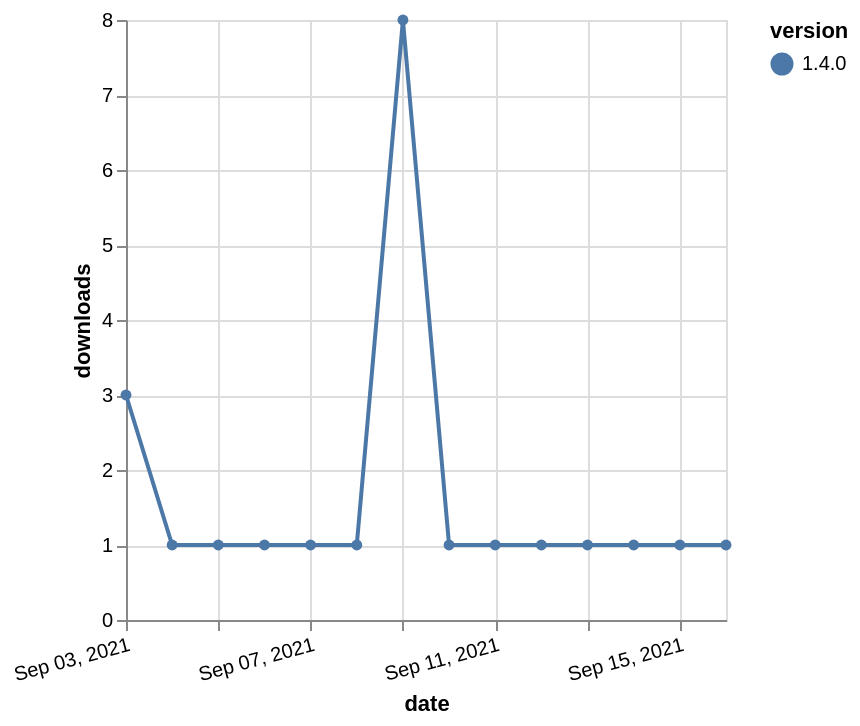

The specification (Vega-Lite) saved for this image:
### Vega-Lite specification from a JSON file in a GitHub repository (floating-point values rounded to 4 significant figures)
{"$schema": "https://vega.github.io/schema/vega-lite/v5.json", "description": "A simple bar chart with embedded data.", "data": {"values": [{"date": "2021-09-03", "total": 547, "delta": 3, "version": "1.4.0"}, {"date": "2021-09-04", "total": 548, "delta": 1, "version": "1.4.0"}, {"date": "2021-09-05", "total": 549, "delta": 1, "version": "1.4.0"}, {"date": "2021-09-06", "total": 550, "delta": 1, "version": "1.4.0"}, {"date": "2021-09-07", "total": 551, "delta": 1, "version": "1.4.0"}, {"date": "2021-09-08", "total": 552, "delta": 1, "version": "1.4.0"}, {"date": "2021-09-09", "total": 560, "delta": 8, "version": "1.4.0"}, {"date": "2021-09-10", "total": 561, "delta": 1, "version": "1.4.0"}, {"date": "2021-09-11", "total": 562, "delta": 1, "version": "1.4.0"}, {"date": "2021-09-12", "total": 563, "delta": 1, "version": "1.4.0"}, {"date": "2021-09-13", "total": 564, "delta": 1, "version": "1.4.0"}, {"date": "2021-09-14", "total": 565, "delta": 1, "version": "1.4.0"}, {"date": "2021-09-15", "total": 566, "delta": 1, "version": "1.4.0"}, {"date": "2021-09-16", "total": 567, "delta": 1, "version": "1.4.0"}]}, "width": "container", "mark": {"type": "line", "point": {"filled": true}}, "encoding": {"x": {"field": "date", "type": "temporal", "timeUnit": "yearmonthdate", "title": "date", "axis": {"labelAngle": -15}}, "y": {"field": "delta", "type": "quantitative", "title": "downloads"}, "color": {"field": "version", "type": "nominal"}, "tooltip": {"field": "delta"}}}
